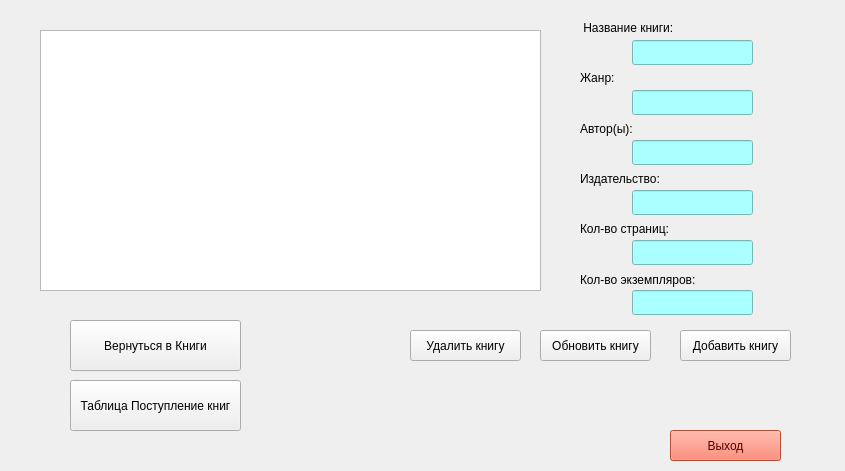
<?xml version="1.0" encoding="UTF-8"?>
<ui version="4.0">
 <class>Form</class>
 <widget class="QWidget" name="Form">
  <property name="geometry">
   <rect>
    <x>0</x>
    <y>0</y>
    <width>845</width>
    <height>471</height>
   </rect>
  </property>
  <property name="windowTitle">
   <string>Form</string>
  </property>
  <widget class="QLabel" name="label_2">
   <property name="geometry">
    <rect>
     <x>580</x>
     <y>170</y>
     <width>91</width>
     <height>17</height>
    </rect>
   </property>
   <property name="text">
    <string>Издательство:</string>
   </property>
  </widget>
  <widget class="QPushButton" name="ExitBtn">
   <property name="geometry">
    <rect>
     <x>670</x>
     <y>430</y>
     <width>111</width>
     <height>31</height>
    </rect>
   </property>
   <property name="styleSheet">
    <string notr="true">background-color: rgb(255, 103, 73);
color: rgb(85, 0, 0);</string>
   </property>
   <property name="text">
    <string>Выход</string>
   </property>
  </widget>
  <widget class="QTableView" name="tableView">
   <property name="geometry">
    <rect>
     <x>40</x>
     <y>30</y>
     <width>501</width>
     <height>261</height>
    </rect>
   </property>
  </widget>
  <widget class="QLineEdit" name="lineEdit_6">
   <property name="geometry">
    <rect>
     <x>632</x>
     <y>290</y>
     <width>121</width>
     <height>25</height>
    </rect>
   </property>
   <property name="styleSheet">
    <string notr="true">background-color: rgb(170, 255, 255);
color: rgb(0, 0, 0);</string>
   </property>
  </widget>
  <widget class="QLabel" name="label_3">
   <property name="geometry">
    <rect>
     <x>580</x>
     <y>120</y>
     <width>54</width>
     <height>17</height>
    </rect>
   </property>
   <property name="text">
    <string>Автор(ы):</string>
   </property>
  </widget>
  <widget class="QLineEdit" name="lineEdit_2">
   <property name="geometry">
    <rect>
     <x>632</x>
     <y>90</y>
     <width>121</width>
     <height>25</height>
    </rect>
   </property>
   <property name="styleSheet">
    <string notr="true">background-color: rgb(170, 255, 255);
color: rgb(0, 0, 0);</string>
   </property>
  </widget>
  <widget class="QLabel" name="label_4">
   <property name="geometry">
    <rect>
     <x>580</x>
     <y>220</y>
     <width>101</width>
     <height>17</height>
    </rect>
   </property>
   <property name="text">
    <string>Кол-во страниц:</string>
   </property>
  </widget>
  <widget class="QPushButton" name="DeleteBtn">
   <property name="geometry">
    <rect>
     <x>410</x>
     <y>330</y>
     <width>111</width>
     <height>31</height>
    </rect>
   </property>
   <property name="text">
    <string>Удалить книгу</string>
   </property>
  </widget>
  <widget class="QLineEdit" name="lineEdit_3">
   <property name="geometry">
    <rect>
     <x>632</x>
     <y>140</y>
     <width>121</width>
     <height>25</height>
    </rect>
   </property>
   <property name="styleSheet">
    <string notr="true">background-color: rgb(170, 255, 255);
color: rgb(0, 0, 0);</string>
   </property>
  </widget>
  <widget class="QPushButton" name="tabArriwal">
   <property name="geometry">
    <rect>
     <x>70</x>
     <y>380</y>
     <width>171</width>
     <height>51</height>
    </rect>
   </property>
   <property name="text">
    <string>Таблица Поступление книг</string>
   </property>
  </widget>
  <widget class="QLabel" name="label_5">
   <property name="geometry">
    <rect>
     <x>580</x>
     <y>270</y>
     <width>131</width>
     <height>20</height>
    </rect>
   </property>
   <property name="text">
    <string>Кол-во экземпляров:</string>
   </property>
  </widget>
  <widget class="QLineEdit" name="lineEdit_5">
   <property name="geometry">
    <rect>
     <x>632</x>
     <y>240</y>
     <width>121</width>
     <height>25</height>
    </rect>
   </property>
   <property name="styleSheet">
    <string notr="true">background-color: rgb(170, 255, 255);
color: rgb(0, 0, 0);</string>
   </property>
  </widget>
  <widget class="QPushButton" name="UpdateBtn">
   <property name="geometry">
    <rect>
     <x>540</x>
     <y>330</y>
     <width>111</width>
     <height>31</height>
    </rect>
   </property>
   <property name="text">
    <string>Обновить книгу</string>
   </property>
  </widget>
  <widget class="QPushButton" name="AddBtn">
   <property name="geometry">
    <rect>
     <x>680</x>
     <y>330</y>
     <width>111</width>
     <height>31</height>
    </rect>
   </property>
   <property name="text">
    <string>Добавить книгу</string>
   </property>
  </widget>
  <widget class="QPushButton" name="back">
   <property name="geometry">
    <rect>
     <x>70</x>
     <y>320</y>
     <width>171</width>
     <height>51</height>
    </rect>
   </property>
   <property name="text">
    <string>Вернуться в Книги</string>
   </property>
  </widget>
  <widget class="QLabel" name="nameTable">
   <property name="geometry">
    <rect>
     <x>580</x>
     <y>20</y>
     <width>111</width>
     <height>16</height>
    </rect>
   </property>
   <property name="text">
    <string> Название книги:</string>
   </property>
  </widget>
  <widget class="QLineEdit" name="lineEdit">
   <property name="geometry">
    <rect>
     <x>632</x>
     <y>40</y>
     <width>121</width>
     <height>25</height>
    </rect>
   </property>
   <property name="styleSheet">
    <string notr="true">background-color: rgb(170, 255, 255);
color: rgb(0, 0, 0);</string>
   </property>
  </widget>
  <widget class="QLabel" name="label_1">
   <property name="geometry">
    <rect>
     <x>580</x>
     <y>70</y>
     <width>54</width>
     <height>16</height>
    </rect>
   </property>
   <property name="text">
    <string>Жанр:</string>
   </property>
  </widget>
  <widget class="QLineEdit" name="lineEdit_4">
   <property name="geometry">
    <rect>
     <x>632</x>
     <y>190</y>
     <width>121</width>
     <height>25</height>
    </rect>
   </property>
   <property name="styleSheet">
    <string notr="true">background-color: rgb(170, 255, 255);
color: rgb(0, 0, 0);</string>
   </property>
  </widget>
 </widget>
 <resources/>
 <connections/>
</ui>
